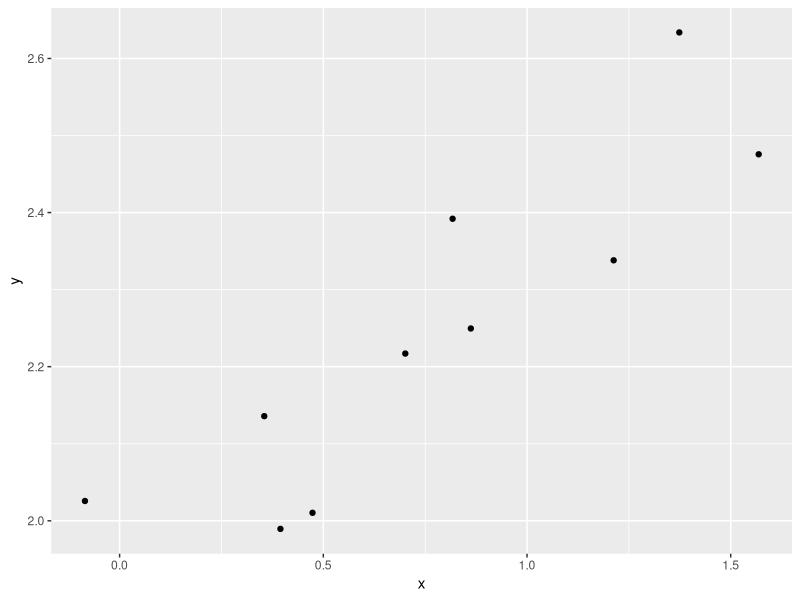
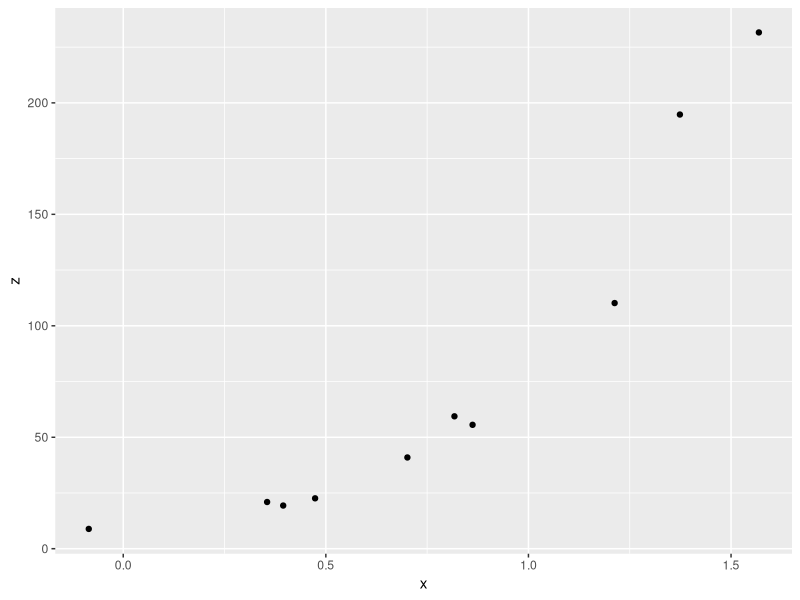
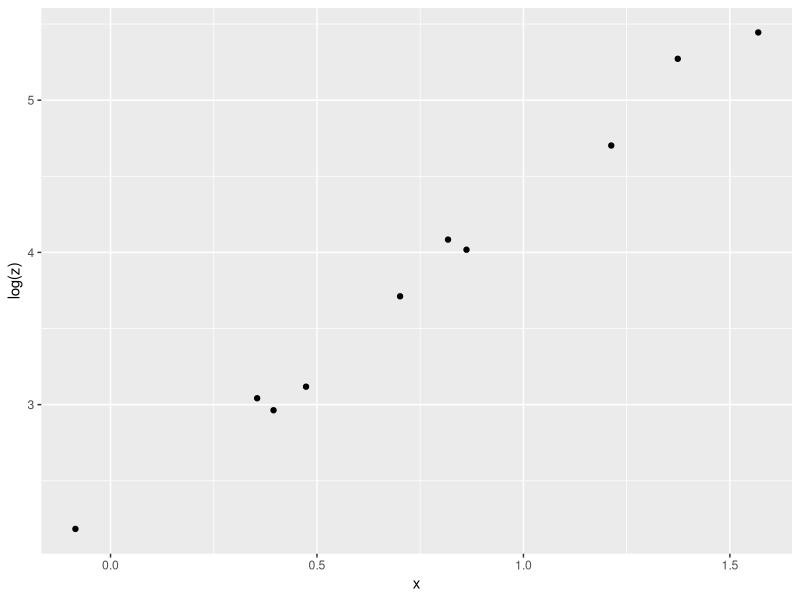

Reproduce these figures in R, in order.
## ---- chunk 1
library(tidyverse)
## ---- chunk 2
df_lin <- 
  tibble(
    x = c(1.37379088091951, 0.862106871728239, 0.473489104395616, 
          0.701262814146907, -0.0850552741258509, 1.56870212341502, 
          0.817391973588289, 0.394768602709471, 1.21269855279069, 
          0.35508065933832), 
    y = c(2.63376468487512, 2.24957802290499, 2.0103939202368, 
          2.21703232314625, 2.02570067955709, 2.4756136111241, 
          2.39195731014444, 1.98947852908374, 2.33804041458729, 
          2.1358293292897))
## ---- chunk 3
(p_lin <- ggplot(df_lin, aes(x, y)) + geom_point())
## ---- chunk 4
set.seed(300)
(x <- rnorm(10))

e <- rnorm(10, 0, 0.1)
(y <- 2 + 0.3 * x + e)
## ---- chunk 5
(fit_lin <- lm(y ~ x, data = df_lin))
## ---- chunk 6
summary(fit_lin)
## ---- chunk 7
z <- 10 * exp(2 * x + e)
df_loglin <- tibble(x = x, z = z)

ggplot(df_loglin, aes(x, z)) + geom_point()
## ---- chunk 8
ggplot(df_loglin, aes(x, log(z))) + geom_point()
## ---- chunk 9
lm(log(z) ~ x, data = df_loglin)
